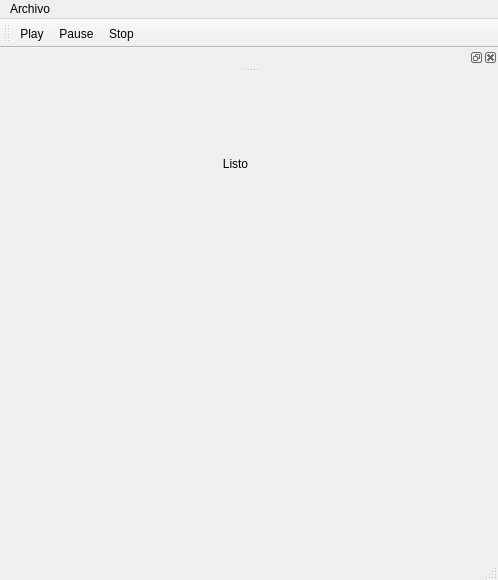
<?xml version="1.0" encoding="UTF-8"?>
<ui version="4.0">
 <class>MainWindow</class>
 <widget class="QMainWindow" name="MainWindow">
  <property name="geometry">
   <rect>
    <x>0</x>
    <y>0</y>
    <width>498</width>
    <height>580</height>
   </rect>
  </property>
  <property name="windowTitle">
   <string>MainWindow</string>
  </property>
  <widget class="QWidget" name="centralwidget">
   <widget class="QWidget" name="verticalLayoutWidget">
    <property name="geometry">
     <rect>
      <x>140</x>
      <y>50</y>
      <width>191</width>
      <height>81</height>
     </rect>
    </property>
    <layout class="QVBoxLayout" name="verticalLayout">
     <item>
      <widget class="QLabel" name="lblTitulo">
       <property name="text">
        <string>Listo</string>
       </property>
       <property name="alignment">
        <set>Qt::AlignmentFlag::AlignCenter</set>
       </property>
      </widget>
     </item>
    </layout>
   </widget>
  </widget>
  <widget class="QMenuBar" name="menubar">
   <property name="geometry">
    <rect>
     <x>0</x>
     <y>0</y>
     <width>498</width>
     <height>33</height>
    </rect>
   </property>
   <widget class="QMenu" name="menuArchivo">
    <property name="title">
     <string>Archivo</string>
    </property>
    <addaction name="actionAbrir"/>
    <addaction name="actionSalir"/>
   </widget>
   <addaction name="menuArchivo"/>
  </widget>
  <widget class="QStatusBar" name="statusbar"/>
  <widget class="QToolBar" name="toolBar">
   <property name="windowTitle">
    <string>toolBar</string>
   </property>
   <attribute name="toolBarArea">
    <enum>TopToolBarArea</enum>
   </attribute>
   <attribute name="toolBarBreak">
    <bool>false</bool>
   </attribute>
   <addaction name="actionPlay"/>
   <addaction name="actionPause"/>
   <addaction name="actionStop"/>
  </widget>
  <widget class="QDockWidget" name="Playlist">
   <property name="floating">
    <bool>true</bool>
   </property>
   <property name="features">
    <set>QDockWidget::DockWidgetFeature::DockWidgetClosable|QDockWidget::DockWidgetFeature::DockWidgetFloatable|QDockWidget::DockWidgetFeature::DockWidgetMovable</set>
   </property>
   <property name="dockLocation">
    <enum>Qt::DockWidgetArea::TopDockWidgetArea</enum>
   </property>
   <attribute name="dockWidgetArea">
    <number>4</number>
   </attribute>
   <widget class="QWidget" name="dockWidgetContents">
    <widget class="QListWidget" name="lstPlaylist">
     <property name="geometry">
      <rect>
       <x>0</x>
       <y>10</y>
       <width>491</width>
       <height>192</height>
      </rect>
     </property>
     <item>
      <property name="text">
       <string>Canción1.mp3</string>
      </property>
     </item>
     <item>
      <property name="text">
       <string>Canción2.mp3</string>
      </property>
     </item>
     <item>
      <property name="text">
       <string>Canción3.mp3</string>
      </property>
     </item>
    </widget>
   </widget>
  </widget>
  <action name="actionAbrir">
   <property name="text">
    <string>Abrir</string>
   </property>
   <property name="shortcut">
    <string>Ctrl+O</string>
   </property>
  </action>
  <action name="actionSalir">
   <property name="text">
    <string>Salir</string>
   </property>
   <property name="shortcut">
    <string>Ctrl+Q</string>
   </property>
  </action>
  <action name="actionPlay">
   <property name="icon">
    <iconset theme="QIcon::ThemeIcon::MediaPlaybackStart"/>
   </property>
   <property name="text">
    <string>Play</string>
   </property>
   <property name="menuRole">
    <enum>QAction::MenuRole::NoRole</enum>
   </property>
  </action>
  <action name="actionPause">
   <property name="icon">
    <iconset theme="QIcon::ThemeIcon::MediaPlaybackPause"/>
   </property>
   <property name="text">
    <string>Pause</string>
   </property>
   <property name="menuRole">
    <enum>QAction::MenuRole::NoRole</enum>
   </property>
  </action>
  <action name="actionStop">
   <property name="icon">
    <iconset theme="QIcon::ThemeIcon::MediaPlaybackStop"/>
   </property>
   <property name="text">
    <string>Stop</string>
   </property>
   <property name="menuRole">
    <enum>QAction::MenuRole::NoRole</enum>
   </property>
  </action>
 </widget>
 <resources/>
 <connections/>
</ui>
